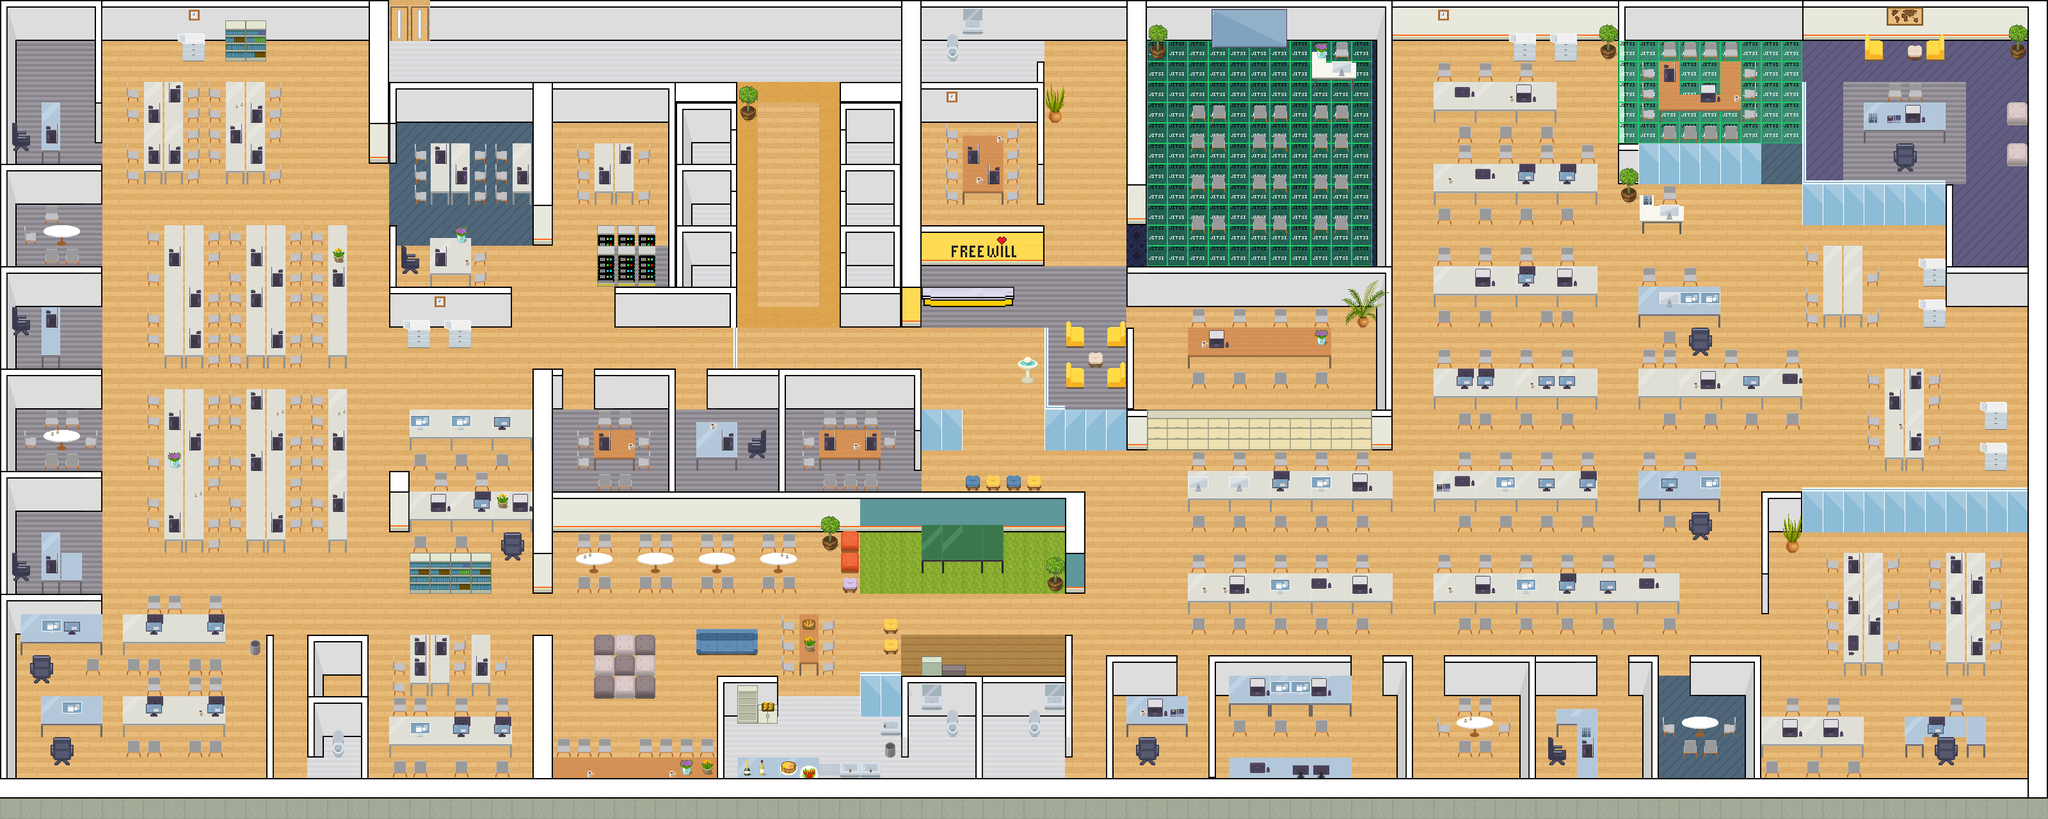

A level layout from a 2D game, rendered from its tile map. Below: a short description, then the map file with tile-grid data replaced by summaries:
An orthogonal 100x40 tile map with 32x32 px tiles, 6 tile layers (floor, wall, jitsiRoom, jitsiTrainRoom, ...), 3 hidden layers not drawn, 4 tilesets and 1 object (clockPopup).

<map version="1.5" tiledversion="1.7.2" orientation="orthogonal" renderorder="right-down" width="100" height="40" tilewidth="32" tileheight="32" infinite="0" nextlayerid="12" nextobjectid="3">
 <tileset firstgid="1" source="wall.tsx" />
 <tileset firstgid="776" source="furniture.tsx" />
 <tileset firstgid="1504" source="dec.tsx" />
 <tileset firstgid="2232" source="Special_Zones.tsx" />
 <layer id="1" name="floor" width="100" height="40" locked="1">
  <data>[4000 cells, 4000 non-empty, 16 distinct tile ids]</data>
 </layer>
 <layer id="3" name="wall" width="100" height="40" locked="1">
  <data>[4000 cells, 1063 non-empty, 84 distinct tile ids]</data>
 </layer>
 <objectgroup id="6" name="clockLayer">
  <object id="1" name="clockPopup" x="1160.85" y="14.6667" width="166.667" height="85.3333" />
 </objectgroup>
 <layer id="7" name="collisions" width="100" height="40" visible="0">
  <data>[4000 cells, 1426 non-empty, 1 distinct tile ids]</data>
 </layer>
 <layer id="9" name="clockZone" width="100" height="40" visible="0">
  <properties>
   <property name="zone" value="clock" />
  </properties>
  <data>[4000 cells, 3 non-empty, 1 distinct tile ids]</data>
 </layer>
 <layer id="10" name="jitsiRoom" width="100" height="40">
  <properties>
   <property name="jitsiRoom" value="MeetingRoom" />
  </properties>
  <data>[4000 cells, 45 non-empty, 1 distinct tile ids]</data>
 </layer>
 <layer id="11" name="jitsiTrainRoom" width="100" height="40">
  <properties>
   <property name="jitsiRoom" value="TrainRoom" />
  </properties>
  <data>[4000 cells, 121 non-empty, 1 distinct tile ids]</data>
 </layer>
 <layer id="8" name="start" width="100" height="40" visible="0">
  <data>[4000 cells, 30 non-empty, 1 distinct tile ids]</data>
 </layer>
 <layer id="5" name="furniture" width="100" height="40" locked="1">
  <data>[4000 cells, 1132 non-empty, 125 distinct tile ids]</data>
 </layer>
 <layer id="4" name="deccor" width="100" height="40" locked="1">
  <data>[4000 cells, 277 non-empty, 64 distinct tile ids]</data>
 </layer>
</map>
